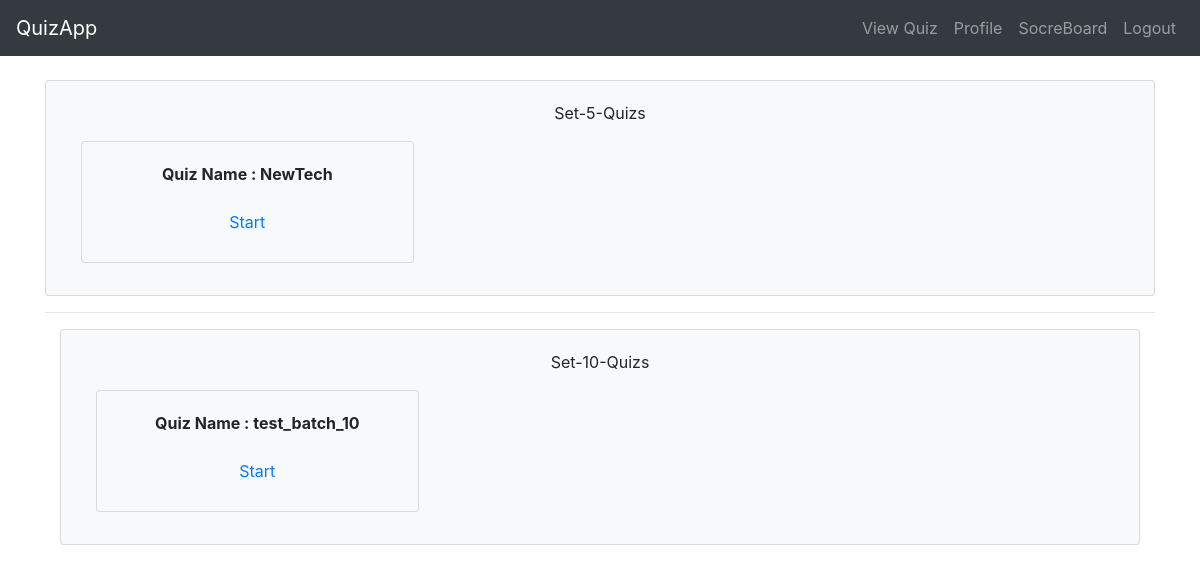
Page /core/quiz/ (signed in) on the committed database.
### core/models.py (models this page shows)
class QuizDestributorModel_5(models.Model):
    name = models.CharField(max_length = 255)
    user = models.ManyToManyField(CustomUserModel)
    questions_list = models.ForeignKey(QuestionSet5, on_delete=models.PROTECT, related_name='+')
    author = models.ForeignKey(CustomUserModel, on_delete=models.CASCADE, related_name='+')
    created_on = models.DateField(auto_now_add= True)
    def __str__(self):
        return self.name

class QuizDestributorModel_10(models.Model):
    name = models.CharField(max_length = 255)
    user = models.ManyToManyField(CustomUserModel)
    questions_list = models.ForeignKey(QuestionSet10, on_delete=models.PROTECT, related_name='+')
    author = models.ForeignKey(CustomUserModel, on_delete=models.CASCADE, related_name='+')
    created_on = models.DateField(auto_now_add= True)
    def __str__(self):
        return self.name

### core/views.py (the view)
# urls.py: path('core/quiz/', QuizListView, name = "quizs"),
@login_required
def QuizListView(request):
    question_set5_instances = None
    question_set10_instances = None
    set_5_flag = False
    set_10_flag = False
    try:
       question_set5_instances = list(QuizDestributorModel_5.objects.filter(user__id = request.user.id))
       print("*"*50)
       print(question_set5_instances)
       set_5_flag  = True
    except:
        print(" Error Occured during fetching question_set5_instance from DB.")
    try:
        question_set10_instances =  list(QuizDestributorModel_10.objects.filter(user__id = request.user.id))
        print("*"*50)
        print(question_set10_instances)
        set_10_flag = True
    except:
        print(" Error Occured during fetching question_set10_instance from DB.")
    if set_5_flag or set_10_flag :
        return render(request, 'quizlist.htm', {'question_set5_instances' : question_set5_instances, 'question_set10_instances' : question_set10_instances})
    else:
        return render(request, 'quizlist.htm', {'question_set5_instances' : None, 'question_set10_instances' : None} )

### templates/quizlist.htm (shortened to what this page needs)
{% extends 'base_internal.htm' %}
{% block body %}
<br>
<div class="container">
  <div class="card bg-light">
    <div class="card-body text-center">
      <p class="card-text">Set-5-Quizs</p>
      {% for each in question_set5_instances %}
      {% with set_type=5 %}
      <div class="container">
          <div class="card-columns">
             <div class="card bg-light">
               <div class="card-body text-center">
                 <p class="card-text font-weight-bolder">Quiz Name : {{each.name}}</p>
                 {% url 'QuizInstance'  set_type=5 id=each.id as the_url %}
                 <a class="nav-link" href="{{the_url}}">Start</a>
               </div>
             </div>
          </div>
      {% endwith %}
      {% endfor %}
    </div>
  </div>
</div>
<hr>
<div class="container">
  <div class="card bg-light">
    <div class="card-body text-center">
      <p class="card-text">Set-10-Quizs</p>
      {% for each in question_set10_instances %}
      {% url 'QuizInstance'  set_type=10 id=each.id as the_url %}
      <div class="container">
          <div class="card-columns">
             <div class="card bg-light">
               <div class="card-body text-center">
                 <p class="card-text font-weight-bolder">Quiz Name : {{each.name}}</p>
                 <a class="nav-link" href="{{the_url}}">Start</a>
               </div>
             </div>
          </div>
      {% endfor %}
    </div>
  </div>
</div>
{% endblock body %}

### rows in the picture
QuizDestributorModel_5: name "NewTech"
QuizDestributorModel_10: name "test_batch_10"
